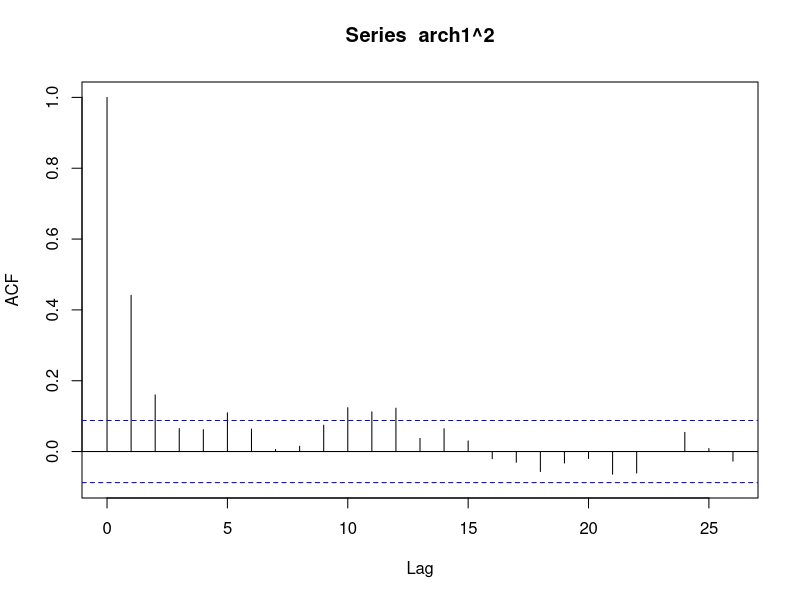
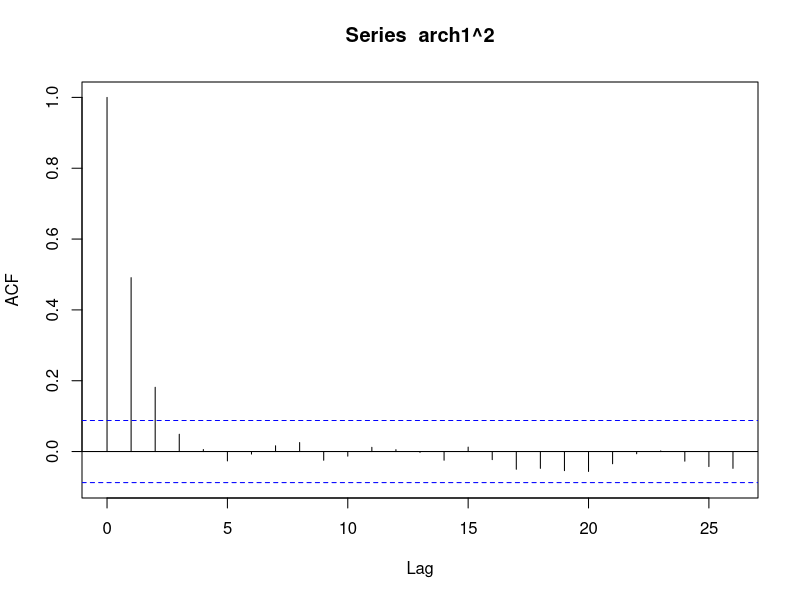
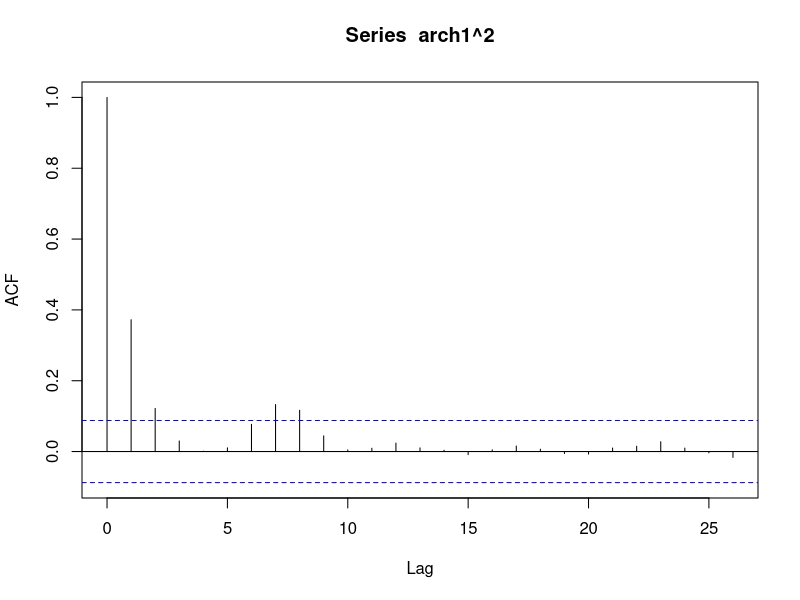
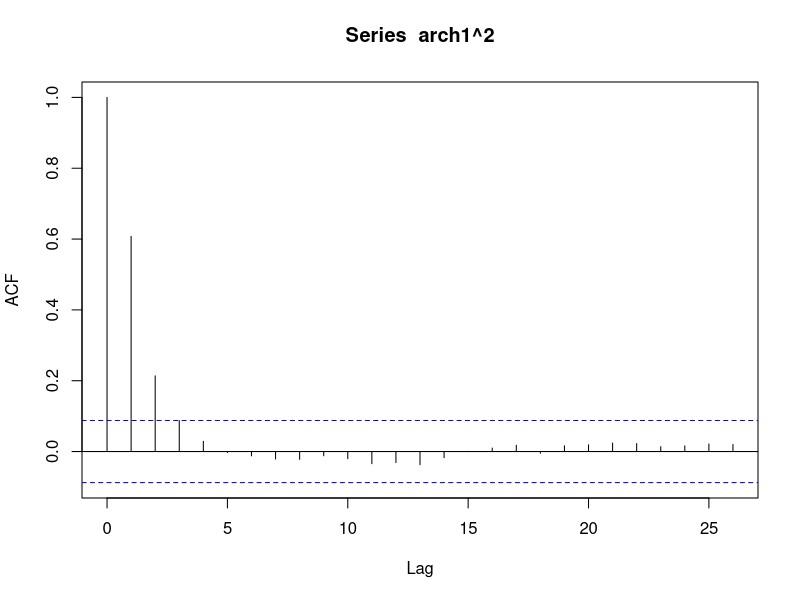
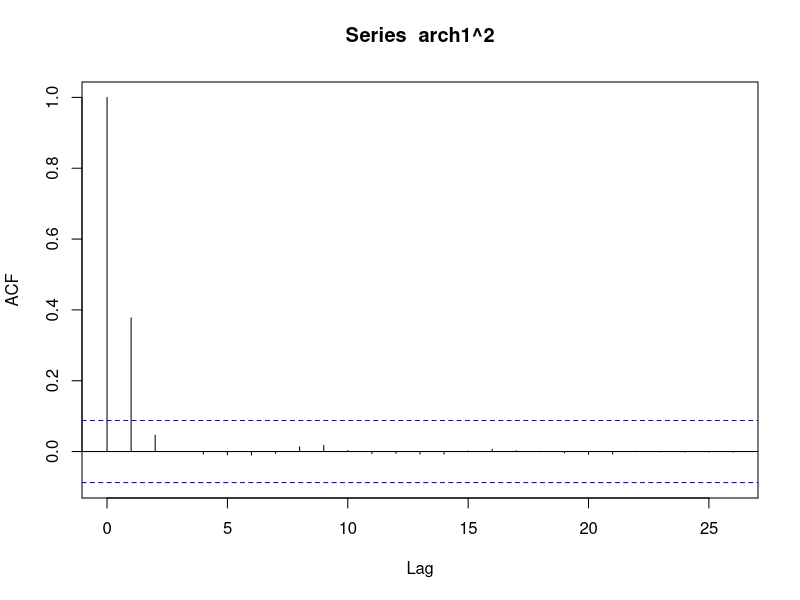
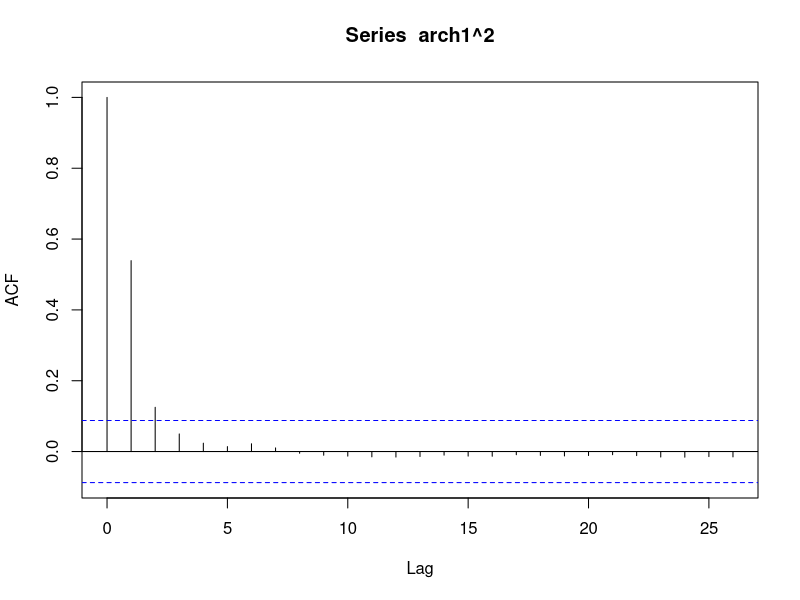
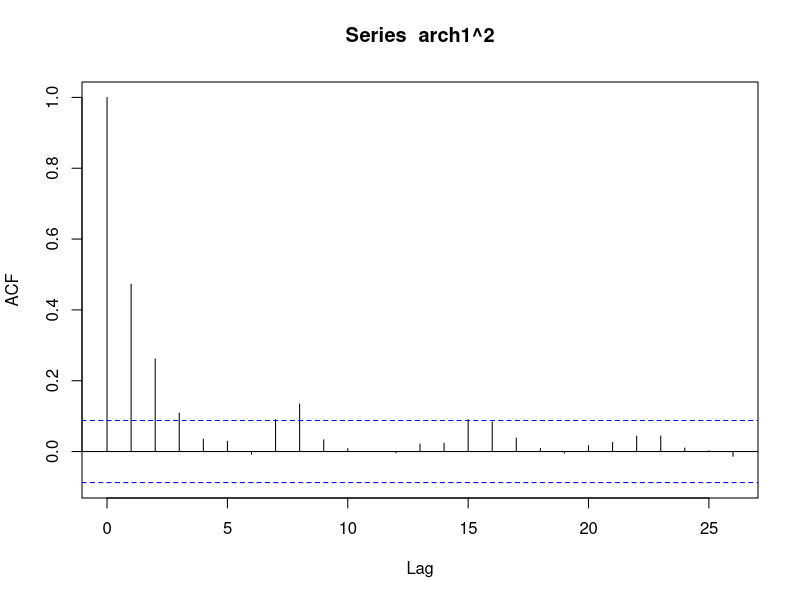
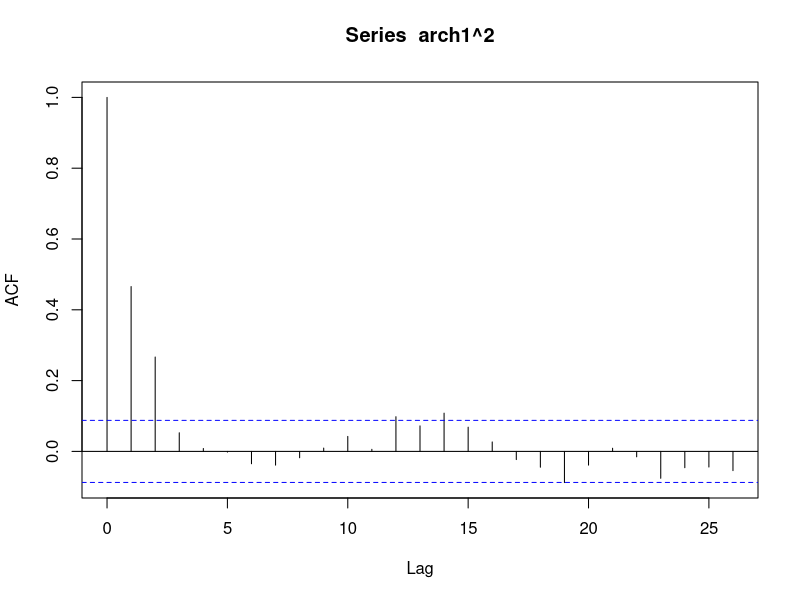

Write the R code that produced these figures, in order.
nSims <- 1000
ls <- mle <- rep(NA, nSims)

set.seed(123)
for(i in 1:nSims){
  spec <- fGarch::garchSpec(model = list(alpha = c(0.8), beta = 0,delta=4))
  arch1 <- fGarch::garchSim(spec, n = 500)
  result <- acf(arch1^2)
  tmp <- fGarch::garchFit(~garch(1,0),data = arch1)

  ls[i] <- result$acf[2]
  mle[i] <- tmp@fit$matcoef[3,1]
}

library(ggplot2)
ggplot() +
  geom_histogram(aes(x=ls),bins = 40, alpha=0.75 ) +
  geom_vline(aes(xintercept = 0.8), linewidth = 1, color='red', linetype = 'dashed') +
  ylab(NULL) +
  xlab(NULL) +
  theme_bw() +
  theme(axis.text = element_text(size=18),
        axis.text.y = element_blank())

ggplot() +
  geom_histogram(aes(x=mle),bins = 40, alpha=0.75) +
  geom_vline(aes(xintercept = 0.8), linewidth = 1, color='red', linetype = 'dashed') +
  ylab(NULL) +
  xlab(NULL) +
  theme_bw() +
  theme(axis.text = element_text(size=18),
        axis.text.y = element_blank())
